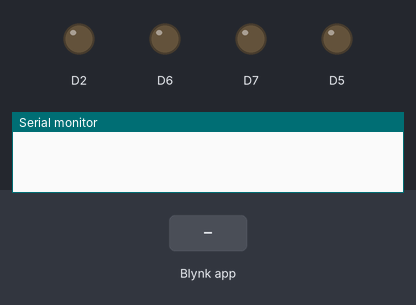
The sketch below on a simulated ESP8266 (NodeMCU). Shown: output pins drawn as LEDs (lit = HIGH), the last lines printed to the serial monitor. The test bench sets the inputs (shaded band).

Above: at 3.0 s.
3.1 s: Blynk app writes 1 to V0
At 4.3 s:
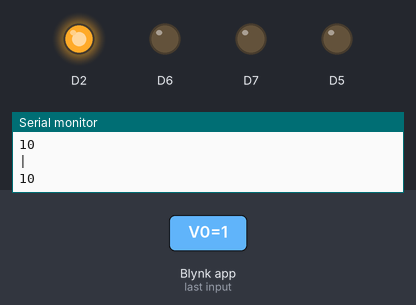
4.6 s: Blynk app writes 1 to V1
At 5.4 s:
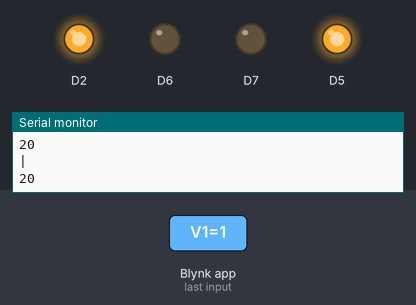
6.1 s: Blynk app writes 0 to V0
At 6.6 s:
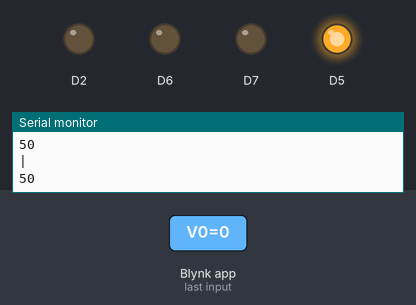
7.6 s: Blynk app writes 1 to V2
At 8.8 s:
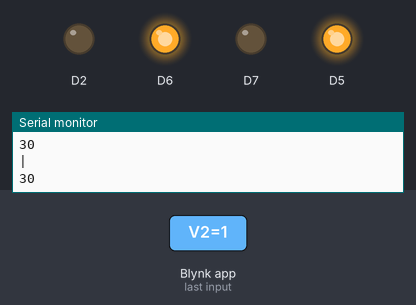
9.1 s: Blynk app writes 0 to V1
At 10.1 s:
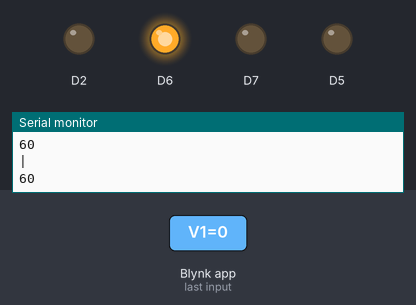
10.6 s: Blynk app writes 1 to V3
At 11.2 s:
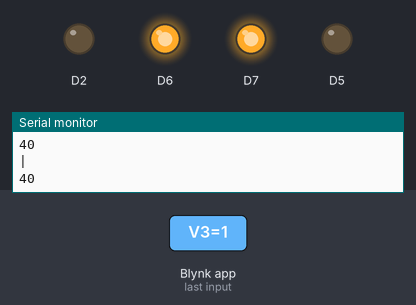
Timing chart, 0 to 13.1 s (numbered marks = the images above; inputs shaded):
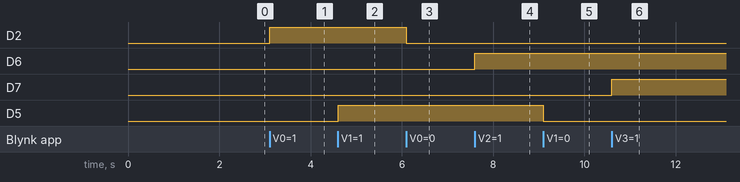

Measured:
- after the input at 3.1 s, D2: LOW → HIGH at once
- after the input at 4.6 s, D5: LOW → HIGH at once
- after the input at 6.1 s, D2: HIGH → LOW at once
- after the input at 7.6 s, D6: LOW → HIGH at once
- after the input at 9.1 s, D5: HIGH → LOW at once
- after the input at 10.6 s, D7: LOW → HIGH at once

The sketch:

ESP_code_TX.ino
```cpp
// Fill-in information from your Blynk Template here
#define BLYNK_TEMPLATE_ID "TMPLfR-koN_o"
#define BLYNK_DEVICE_NAME "Home Automation"

#define BLYNK_FIRMWARE_VERSION        "0.1.0"
//#define BLYNK_PRINT Serial
#define USE_NODE_MCU_BOARD

#include "BlynkEdgent.h"

BLYNK_WRITE(V0)
{
  int s0 = param.asInt(); // parameter as int
  if(s0 == HIGH)
  {
    digitalWrite(D2,HIGH);
    Serial.println('\r');
    Serial.println(10);
    Serial.println('|');
    Serial.println(10);
    Serial.println('\n');
    delay(10);
    }
    if(s0 == LOW)
  {
    digitalWrite(D2,LOW);
    Serial.println('\r');
    Serial.println(50);
    Serial.println('|');
    Serial.println(50);
    Serial.println('\n');
    delay(10);
    }
}
BLYNK_WRITE(V1)
{
  int s1 = param.asInt(); // parameter as int
  if(s1 == HIGH)
  {
    digitalWrite(D5,HIGH);
    Serial.println('\r');
    Serial.println(20);
    Serial.println('|');
    Serial.println(20);
    Serial.println('\n');
    delay(10);
    }
    if(s1 == LOW)
  {
    digitalWrite(D5,LOW);
    Serial.println('\r');
    Serial.println(60);
    Serial.println('|');
    Serial.println(60);
    Serial.println('\n');
    delay(10);
    }
}
BLYNK_WRITE(V2)
{
  int s2 = param.asInt(); // parameter as int
  if(s2 == HIGH)
  {
    digitalWrite(D6,HIGH);
    Serial.println('\r');
    Serial.println(30);
    Serial.println('|');
    Serial.println(30);
    Serial.println('\n');
    delay(10);
    }
    if(s2 == LOW)
  {
    digitalWrite(D6,LOW);
    Serial.println('\r');
    Serial.println(70);
    Serial.println('|');
    Serial.println(70);
    Serial.println('\n');
    delay(10);
    }
}
BLYNK_WRITE(V3)
{
  int s3 = param.asInt(); // parameter as int
  if(s3 == HIGH)
  {
    digitalWrite(D7,HIGH);
    Serial.println('\r');
    Serial.println(40);
    Serial.println('|');
    Serial.println(40);
    Serial.println('\n');
    delay(10);
    }
    if(s3 == LOW)
  {
    digitalWrite(D7,LOW);
    Serial.println('\r');
    Serial.println(80);
    Serial.println('|');
    Serial.println(80);
    Serial.println('\n');
    delay(10);
    }
}
void setup()
{
  Serial.begin(9600);
//  mySerial.begin(9600);
  pinMode(D2,OUTPUT);
  pinMode(D5,OUTPUT);
  pinMode(D6,OUTPUT);
  pinMode(D7,OUTPUT);
  digitalWrite(D2,LOW);
  digitalWrite(D5,LOW);
  digitalWrite(D6,LOW);
  digitalWrite(D7,LOW);
    BlynkEdgent.begin();
}

void loop() {

    BlynkEdgent.run();
//    sensor();
}
```
